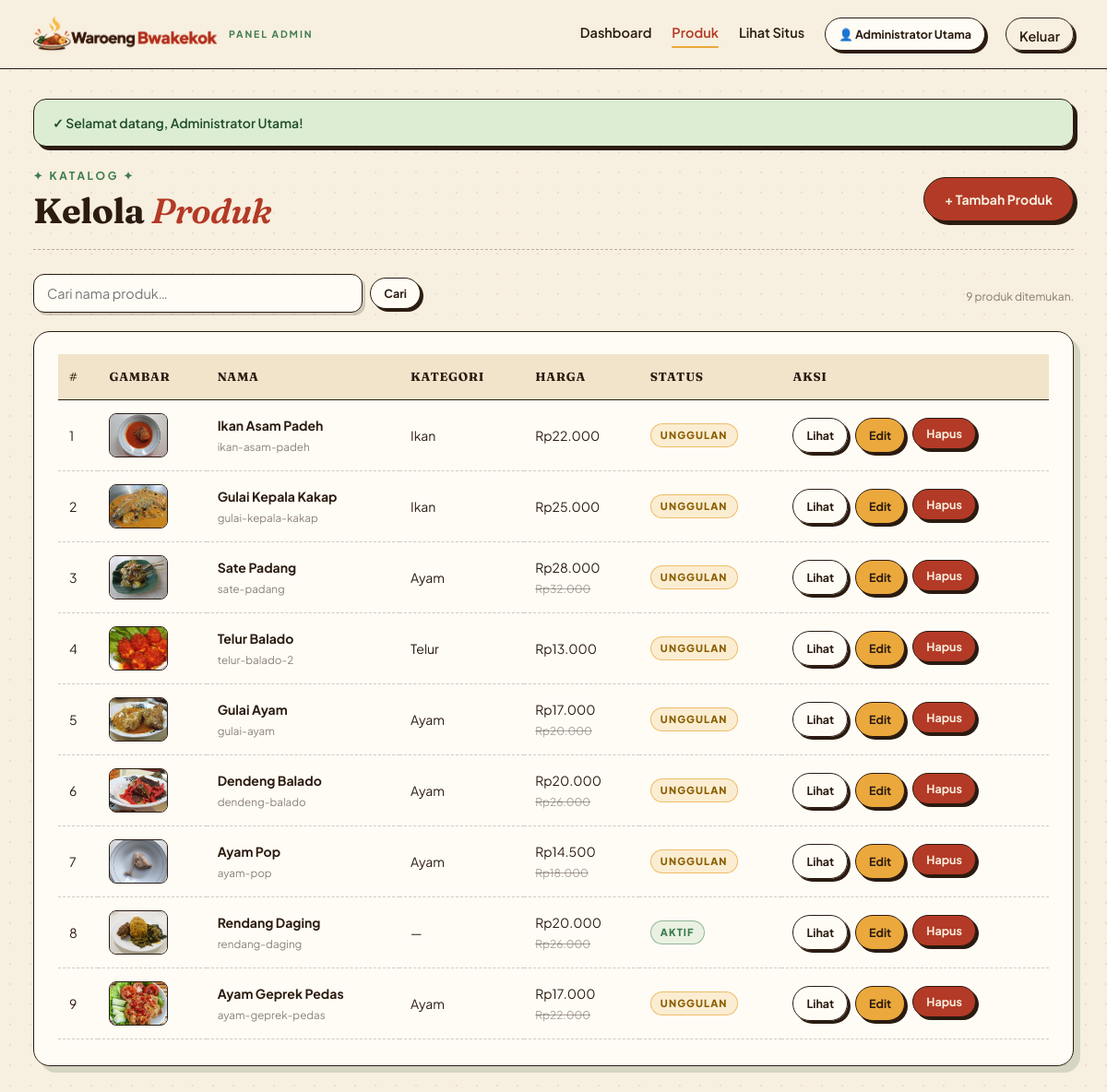
The app's page /admin/produk.php (signed in) with its own data.
### tables this page shows
CREATE TABLE `produk` (
  `id` int NOT NULL,
  `nama` varchar(150) NOT NULL,
  `slug` varchar(180) NOT NULL,
  `deskripsi_singkat` varchar(255) DEFAULT NULL,
  `deskripsi_lengkap` text,
  `komposisi` text,
  `harga` decimal(10,2) NOT NULL,
  `harga_asli` decimal(10,2) DEFAULT NULL,
  `porsi` varchar(50) DEFAULT NULL,
  `kalori` int DEFAULT NULL,
  `lemak` int DEFAULT NULL,
  `karbohidrat` int DEFAULT NULL,
  `serat` int DEFAULT NULL,
  `protein` int DEFAULT NULL,
  `kategori_id` int DEFAULT NULL,
  `gambar_utama` varchar(255) DEFAULT NULL,
  `is_unggulan` tinyint(1) NOT NULL DEFAULT '0',
  `dibuat_pada` timestamp NULL DEFAULT CURRENT_TIMESTAMP
);

CREATE TABLE `kategori` (
  `id` int NOT NULL,
  `slug` varchar(50) NOT NULL,
  `nama` varchar(50) NOT NULL,
  `urutan` int NOT NULL DEFAULT '0'
);

### config/helpers.php (called while the page is built, shortened)
<?php
function e(?string $value): string
{
    return htmlspecialchars((string)$value, ENT_QUOTES | ENT_SUBSTITUTE, 'UTF-8');
}
function rupiah($angka): string
{
    return 'Rp' . number_format((float)$angka, 0, ',', '.');
}
function admin_login(): bool
{
    return !empty($_SESSION['admin_id']);
}
function admin_saat_ini(PDO $pdo): ?array
{
    $stmt = $pdo->prepare("
        SELECT id, username, email, nama_lengkap, role
        FROM admin
        WHERE id = :id AND is_aktif = 1
        LIMIT 1
    ");
    $stmt->execute([':id' => (int)$_SESSION['admin_id']]);
    $row = $stmt->fetch();
    return $row ?: null;
}
function gambar_produk_admin(?string $path): string
{
    $path = trim((string)$path);
    return '../assets/img/produk/' . ltrim($path, '/');
}

### admin/inc/auth.php (called while the page is built, shortened)
<?php
require_once __DIR__ . '/../../config/koneksi.php';
require_once __DIR__ . '/../../config/helpers.php';
require_once __DIR__ . '/csrf.php';
$admin = admin_saat_ini($pdo);

### admin/inc/csrf.php (called while the page is built, shortened)
<?php
function flash_get(string $key): ?string
{
    if (!empty($_SESSION['flash'][$key])) {
        $pesan = $_SESSION['flash'][$key];
        return $pesan;
    }
    return null;
}

### admin/produk.php (the view, shortened to what this page needs)
<?php
require_once __DIR__ . '/inc/auth.php';
$page_active = 'produk';
$q = trim((string)($_GET['q'] ?? ''));
$sql = "
    SELECT p.id, p.nama, p.slug, p.harga, p.harga_asli, p.gambar_utama, p.is_unggulan,
           k.nama AS kategori
    FROM produk p
    LEFT JOIN kategori k ON k.id = p.kategori_id
";
$params = [];
$sql .= " ORDER BY p.id DESC ";
$stmt = $pdo->prepare($sql);
$stmt->execute($params);
$daftar = $stmt->fetchAll();
require __DIR__ . '/inc/header.php';
?>
<div class="page-head">
  <div>
    <p class="eyebrow">✦ Katalog ✦</p>
    <h1>Kelola <em>Produk</em></h1>
  </div>
  <a href="produk-tambah.php" class="btn btn--merah">+ Tambah Produk</a>
</div>
<form class="toolbar" method="get">
  <div class="search">
    <input type="text" name="q" placeholder="Cari nama produk…" value="<?= e($q) ?>" />
    <button class="btn btn--sm">Cari</button>
  </div>
  <p class="help"><?= count($daftar) ?> produk ditemukan.</p>
</form>
<section class="card">
  <?php if (empty($daftar)): ?>
    <p class="empty">Tidak ada produk<?= $q !== '' ? ' untuk pencarian "' . e($q) . '"' : '' ?>.</p>
  <?php else: ?>
    <div class="tabel-wrap">
      <table class="tabel">
        <thead>
          <tr>
            <th>#</th>
            <th>Gambar</th>
            <th>Nama</th>
            <th>Kategori</th>
            <th>Harga</th>
            <th>Status</th>
            <th>Aksi</th>
          </tr>
        </thead>
        <tbody>
          <?php foreach ($daftar as $i => $p): ?>
            <tr>
              <td><?= $i + 1 ?></td>
              <td><img class="thumb" src="<?= e(gambar_produk_admin($p['gambar_utama'])) ?>" alt="" /></td>
              <td>
                <strong><?= e($p['nama']) ?></strong><br />
                <small style="color: rgba(43,27,16,.55);"><?= e($p['slug']) ?></small>
              </td>
              <td><?= e($p['kategori'] ?? '—') ?></td>
              <td>
                <?= rupiah($p['harga']) ?>
                <?php if (!empty($p['harga_asli']) && $p['harga_asli'] > $p['harga']): ?>
                  <br><s style="color: rgba(43,27,16,.4); font-size:12px;"><?= rupiah($p['harga_asli']) ?></s>
                <?php endif; ?>
              </td>
              <td>
                <?php if ($p['is_unggulan']): ?>
                  <span class="badge badge--kuning">Unggulan</span>
                <?php else: ?>
                  <span class="badge badge--hijau">Aktif</span>
                <?php endif; ?>
              </td>
              <td>
                <div class="aksi">
                  <a href="../detail-produk.php?slug=<?= urlencode($p['slug']) ?>"
                     target="_blank" rel="noopener"
                     class="btn btn--sm btn--ghost" title="Lihat di situs">Lihat</a>
                  <a href="produk-edit.php?id=<?= (int)$p['id'] ?>"
                     class="btn btn--sm btn--kuning">Edit</a>
                  <form method="post" action="produk-hapus.php" style="display:inline;"
                        onsubmit="return confirm('Hapus produk \'<?= e(addslashes($p['nama'])) ?>\'? Tindakan ini tidak bisa dibatalkan.');">
                    <button class="btn btn--sm btn--merah" type="submit">Hapus</button>
                  </form>
                </div>
              </td>
            </tr>
          <?php endforeach; ?>
        </tbody>
      </table>
    </div>
  <?php endif; ?>
</section>
<?php require __DIR__ . '/inc/footer.php'; ?>

### admin/inc/header.php (shortened to what this page needs)
<?php
$page_active = $page_active ?? '';
$admin_nama  = $admin['nama_lengkap'] ?? $admin['username'] ?? 'Admin';
?>
<!doctype html>
<html lang="id">
<head>
  <link rel="stylesheet" href="../assets/css/admin.css" />
</head>
<body>
<header class="topbar">
  <div class="topbar-dalam">
    <a class="brand" href="dashboard.php">
      <img src="../assets/img/logo.png" alt="Waroeng Bwakekok" class="brand-logo" />
      <span class="brand-text">
        <small>Panel Admin</small>
      </span>
    </a>
    <nav class="menu-admin">
      <a href="dashboard.php" class="<?= $page_active === 'dashboard' ? 'active' : '' ?>">Dashboard</a>
      <a href="produk.php"    class="<?= $page_active === 'produk'    ? 'active' : '' ?>">Produk</a>
      <a href="../beranda.php" target="_blank" rel="noopener">Lihat Situs</a>
      <span class="user-chip" title="<?= e($admin['email'] ?? '') ?>">
        👤 <?= e($admin_nama) ?>
      </span>
      <a href="logout.php" class="btn btn--sm btn--ghost">Keluar</a>
    </nav>
  </div>
</header>
<main class="wrap">
<?php
$flash_ok  = flash_get('ok');
if ($flash_ok)  echo '<div class="alert alert--ok">✓ '  . e($flash_ok)  . '</div>';
?>

### records on screen
produk: gambar_utama (picture), nama "Ikan Asam Padeh", slug "ikan-asam-padeh", kategori.nama "Ikan", harga "Rp22.000", is_unggulan "UNGGULAN"
produk: gambar_utama (picture), nama "Gulai Kepala Kakap", slug "gulai-kepala-kakap", kategori.nama "Ikan", harga "Rp25.000", is_unggulan "UNGGULAN"
produk: gambar_utama (picture), nama "Sate Padang", slug "sate-padang", kategori.nama "Ayam", harga "Rp28.000", harga_asli "Rp32.000", is_unggulan "UNGGULAN"
produk: gambar_utama (picture), nama "Telur Balado", slug "telur-balado-2", kategori.nama "Telur", harga "Rp13.000", is_unggulan "UNGGULAN"
produk: gambar_utama (picture), nama "Gulai Ayam", slug "gulai-ayam", kategori.nama "Ayam", harga "Rp17.000", harga_asli "Rp20.000", is_unggulan "UNGGULAN"
produk: gambar_utama (picture), nama "Dendeng Balado", slug "dendeng-balado", kategori.nama "Ayam", harga "Rp20.000", harga_asli "Rp26.000", is_unggulan "UNGGULAN"
produk: gambar_utama (picture), nama "Ayam Pop", slug "ayam-pop", kategori.nama "Ayam", harga "Rp14.500", harga_asli "Rp18.000", is_unggulan "UNGGULAN"
produk: gambar_utama (picture), nama "Rendang Daging", slug "rendang-daging", kategori "—", harga "Rp20.000", harga_asli "Rp26.000", is_unggulan "AKTIF"
produk: gambar_utama (picture), nama "Ayam Geprek Pedas", slug "ayam-geprek-pedas", kategori.nama "Ayam", harga "Rp17.000", harga_asli "Rp22.000", is_unggulan "UNGGULAN"

### other values on screen
$admin_nama "Administrator Utama"
$flash_ok "Selamat datang, Administrator Utama!"
count($daftar) "9"
